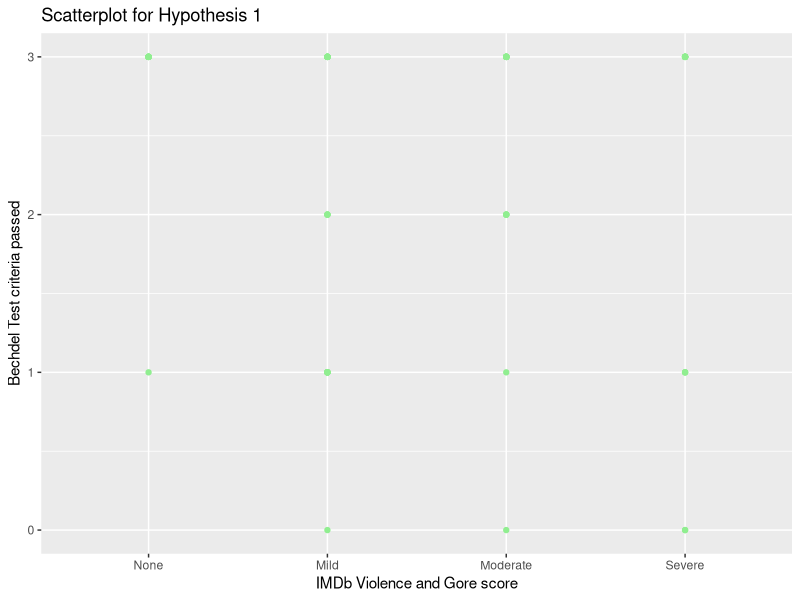
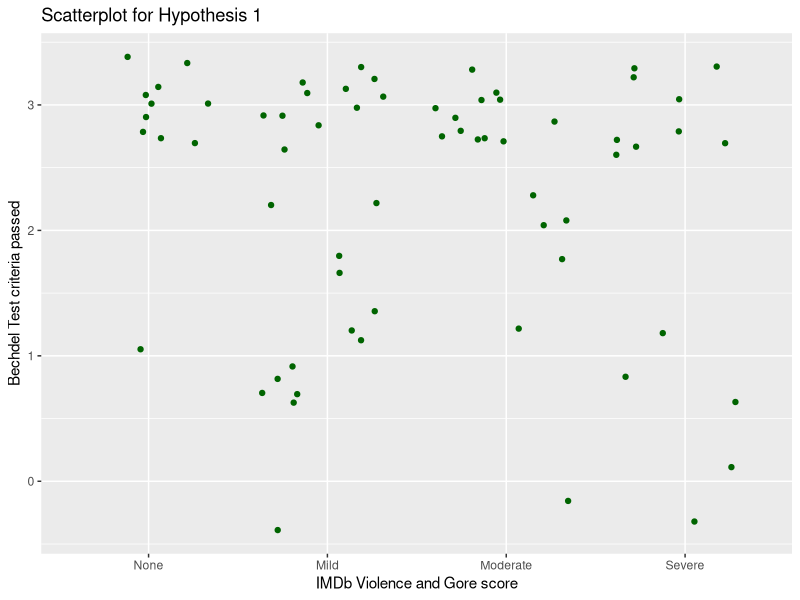
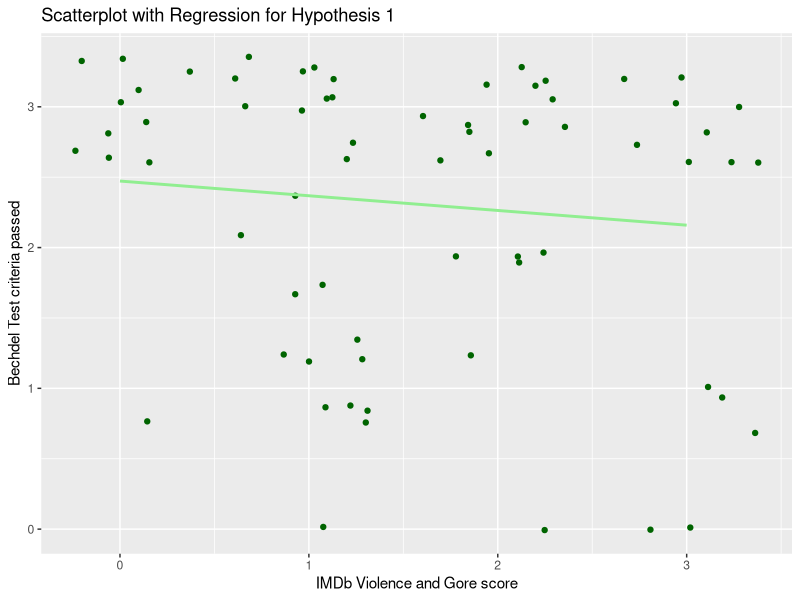
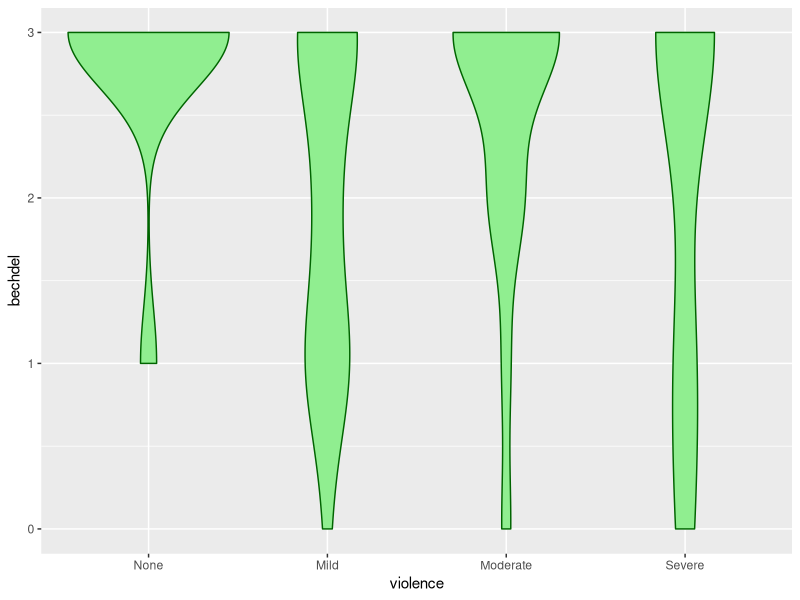
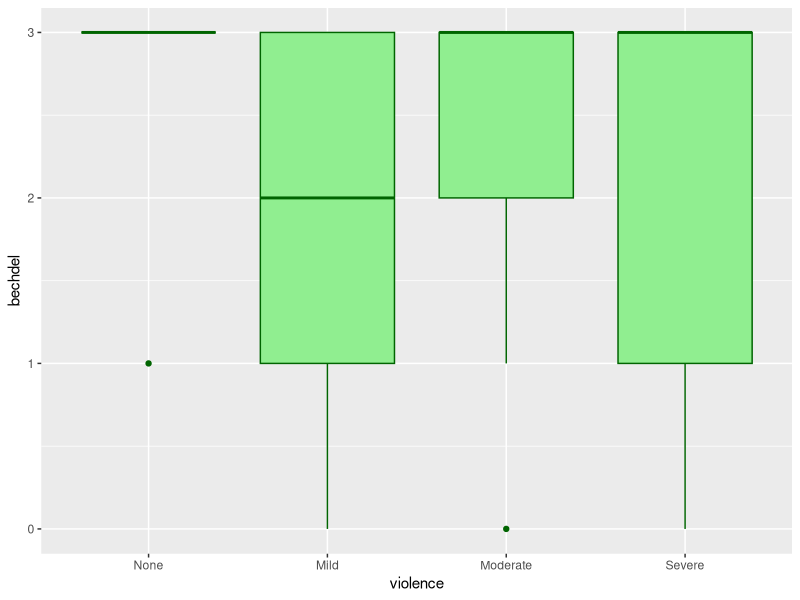

Reproduce these figures in R, in order.
## ---- chunk 1
knitr::opts_chunk$set(echo = TRUE)

library(dplyr)
library(readr)
library(ggplot2)
options(scipen = 999)

film_data <- read.csv("data/violence-bechdel-data.csv")
  skip_empty_rows = TRUE
  stringsAsFactors = TRUE
  
## ---- chunk 2

violence_levels <- c(
  'None',
  'Mild',
  'Moderate',
  'Severe'
)

film_data <- film_data %>%
  mutate(
    violence = violence %>%
      ordered(
        levels = violence_levels
      )
  )

table(film_data$violence, film_data$bechdel)

test <- chisq.test(table(film_data$violence, film_data$bechdel))
test

## ---- chunk 3

table(film_data$violence, film_data$bechdel)

test <- fisher.test(table(film_data$violence, film_data$bechdel))
test

## ---- chunk 4

ols <- lm(film_data$bechdel ~ film_data$violence, film_data = ols_data) 
ols
summary(ols)

## ---- chunk 5

film_data %>%
  ggplot(
    aes(x = violence, y = bechdel)
  ) +
  geom_point(color = "lightgreen") +
  labs(title = "Scatterplot for Hypothesis 1",
       x = "IMDb Violence and Gore score",
       y = "Bechdel Test criteria passed")

## ---- chunk 6

film_data %>%
  ggplot(
    aes(x = violence, y = bechdel)
  ) +
  geom_jitter(color = "darkgreen") +
  labs(title = "Scatterplot for Hypothesis 1",
       x = "IMDb Violence and Gore score",
       y = "Bechdel Test criteria passed")

## ---- chunk 7

film_data %>%
  ggplot(
    aes(x = violence_coded, y = bechdel)
  ) +
  geom_jitter(color = "darkgreen") +
geom_smooth(method = "lm", se = FALSE, col = "lightgreen") +
  labs(title = "Scatterplot with Regression for Hypothesis 1",
       x = "IMDb Violence and Gore score",
       y = "Bechdel Test criteria passed")

## ---- chunk 8
  
corr <- cor.test(x = film_data$violence_coded, y = film_data$bechdel, method = "spearman")
corr

## ---- chunk 9
  
film_data %>%
  ggplot(
    aes(x = violence, y = bechdel)
  ) +
  geom_violin(color = "darkgreen", fill = "lightgreen")
## ---- chunk 10

film_data %>%
  ggplot(
    aes(x = violence, y = bechdel)
  ) +
  geom_boxplot(fill = "lightgreen", color = "darkgreen")
